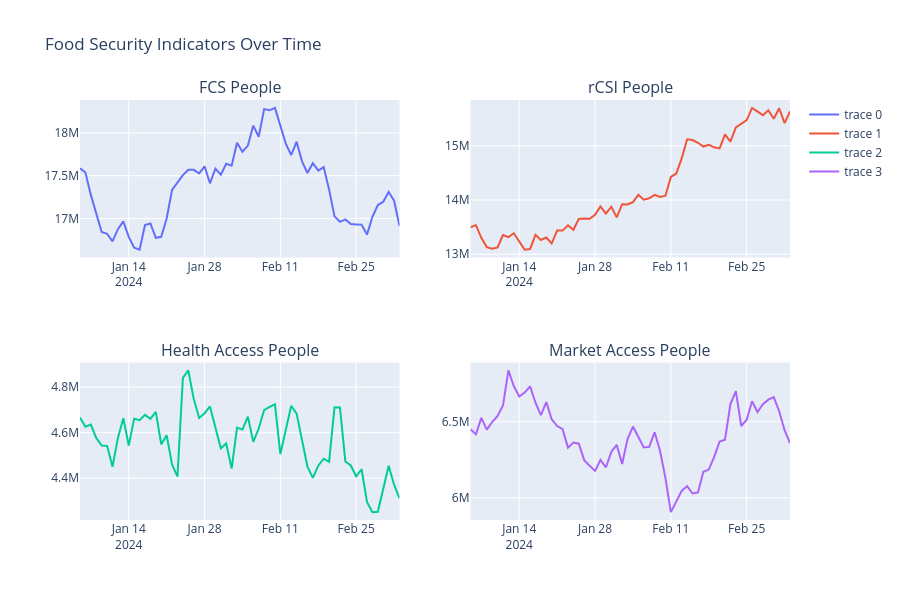

Here is the notebook cell this chart was saved with:
### Code cell
from plotly.subplots import make_subplots
import plotly.graph_objects as go

fig = make_subplots(rows=2, cols=2, subplot_titles=[
    "FCS People", "rCSI People", "Health Access People", "Market Access People"])

fig.add_trace(go.Line(x=popul_grouped["date"], y=popul_grouped["fcs people"]), row=1, col=1)
fig.add_trace(go.Line(x=popul_grouped["date"], y=popul_grouped["rcsi people"]), row=1, col=2)
fig.add_trace(go.Line(x=popul_grouped["date"], y=popul_grouped["health access people"]), row=2, col=1)
fig.add_trace(go.Line(x=popul_grouped["date"], y=popul_grouped["market access people"]), row=2, col=2)

fig.update_layout(height=600, width=900, title="Food Security Indicators Over Time")
fig.show()
